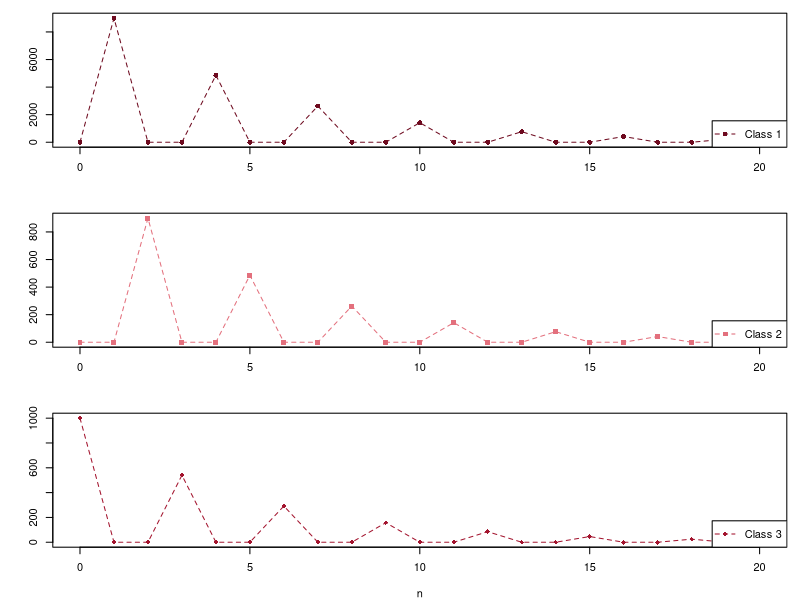

Source code (R):
# Fig. 2.9: Leslie model with three age classes (book, Section 2.2, Eq. 2.11)
# x_{n+1} = L x_n with birth rate 9 of class 3 and survival rates 0.1 and 0.6, x_0 = (0, 0, 1000)
# (c) 2026 Philipp Kügler · Program for the book "Dynamical Systems in the Life Sciences" · MIT License (see LICENSE)
L <- matrix(c(0,   0,   9,
              0.1, 0,   0,
              0,   0.6, 0), nrow = 3, byrow = TRUE)
N <- 20
X <- matrix(0, 3, N + 1)
X[, 1] <- c(0, 0, 1000)
for (k in 1:N) X[, k + 1] <- L %*% X[, k]
cat("class 3 every three steps:", sprintf("%.1f", X[3, seq(1, N + 1, 3)]), "\n")
cat(sprintf("factor per period: 9 * 0.1 * 0.6 = %g < 1, the population dies out\n", 9 * 0.1 * 0.6))

namen <- c("Class 1", "Class 2", "Class 3")
farben <- c(rgb(0.43, 0.04, 0.12), rgb(0.89, 0.44, 0.49), rgb(0.64, 0.08, 0.18)); zeichen <- c(16, 15, 18)
par(mfrow = c(3, 1), mar = c(4, 4, 1, 1))
for (i in 1:3) {
  plot(0:N, X[i, ], type = "o", lty = 2, pch = zeichen[i], col = farben[i], xlab = if (i == 3) "n" else "", ylab = "")
    legend("bottomright", legend = namen[i], col = farben[i], pch = zeichen[i], lty = 2)
}
